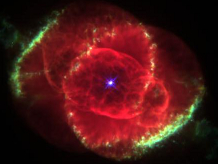
%> input picture sourcecode/shared/samples/ngc6543a.jpg, 218 x 164 px
$ octave --eval "result = align_bands_(imread('samples/ngc6543a.jpg'));"   (GNU Octave 9; MATLAB toolbox functions it lacks are replaced by stand-ins)
%> lines starting %> are read from the running program, lines starting %| are printed output that depends on the picture; in (x1, y1, x2, y2) boxes, pixels count from 0 and x2, y2 are one past the last pixel; in counts of white or black regions, pixels touching at a corner belong together; the program's own positions count from 1
%
% Function:
%   I_aligned = align_bands(I, max_shift, window_size, crop_orig)
%
% Align all the band images of a hyperspectral image if there are misalignments. This function was originally developed
% for images taken by Fluxdata 3CCD 7Channel Cameras. These cameras can take hyperspectral images of 7 bands. Among these
% bands, there is certain random misalignment which may be resulted from CCD alignment error during manufacturing.
%
% Input:
%   I:           an input hyperspectral image.
%   max_shift:   maximal shift in pixel in both directions. Default to 20
%   window_size: the size of the neighborhood used to compute the focus value of every pixel. If window_size = 0, a
%                single focus measure is computed for the whole image. Default to 3.
%   crop_orig:   Whether to crop output image to cut off misalignment edges. Default to 1 meaning: yes
% Output:
%   I_aligned:   a new hyperspectral image whose pixels in different band are aligned. If crop_orig == 1, depend on the
%                misalignment size, I_aligned will be cropped to smaller than original dimension in height and width
%
% This computer code is subject to copyright: (c) National ICT Australia Limited (NICTA) 2014 All Rights Reserved.
% Author: Cong Phuoc Huynh and Ran Wei

function I_aligned = align_bands_(I, max_shift, window_size, crop_orig)

    if ~exist('max_shift', 'var')
        max_shift = 20;
    end

    if ~exist('window_size', 'var')
        window_size = 3;
    end

    if ~exist('crop_orig', 'var')
        crop_orig = 1;
    end

    [height, width, band] = size(I);
%> height = 164; width = 218; band = 3

    fm = zeros(band, 1);

    %   use the central part of the image as mask
    mask_rows = [round(3/8*height):round(5/8*height)]'; % rows of the mask
%> mask_rows = 42 values from 62 to 103
    mask_cols = [round(3/8*width) :round(5/8*width)]';  % cols of the mask
%> mask_cols = 55 values from 82 to 136

    n_mask_rows = numel(mask_rows);
%> n_mask_rows = 42
    n_mask_cols = numel(mask_cols);
%> n_mask_cols = 55
    grad_mask   = zeros(n_mask_rows, n_mask_cols, band);

    for b = 1:band
        band_img = I(:, :, b);

        % Energy of laplacian (Subbarao92a)
        f_img = imfilter(band_img, fspecial('laplacian'), 'replicate', 'conv');
        if window_size == 0
            f_img = mean2(f_img.^2);
        else
            f_img = imfilter(f_img.^2, fspecial('average', [window_size window_size]), 'replicate');
        end

        fm(b) = mean(f_img(:));

        % compute the gradient mask
        [dx, dy] = gradient(band_img(mask_rows, mask_cols));
        grad_mag = dx.^2 + dy.^2;

        % retain the larger gradients
        grad_mask(:, :, b) = logical(grad_mag > median(grad_mag(:)));
    end
%> this loop made 3 passes
%> pass 1, in align_bands_, `band_img = I(:, :, b);`:
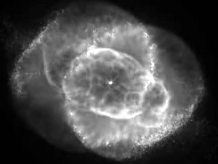
%> band_img: size 164x218 uint8; min 0, max 255, mean 75.3
%> pass 1, in align_bands_, `f_img = imfilter(band_img, fspecial('laplacian'), 'replicate', 'conv');`:
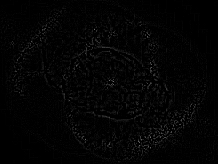
%> f_img: size 164x218 uint8; min 0, max 108, mean 3.7
%> pass 1, in align_bands_, `f_img = imfilter(f_img.^2, fspecial('average', [window_size window_siz..`:
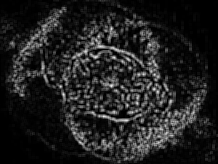
%> f_img: size 164x218 uint8; min 0, max 237, mean 32
%> after the loop:
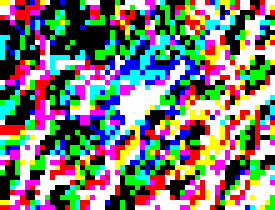
%> grad_mask: size 42x55x3 double (shown 5 times larger); mean R, G, B 0.488, 0.492, 0.463
%> after the loop, fm = [31.98; 26.59; 27.71]

    % Select the band with the highest contrast as the reference band.
    [~, ref_band_idx] = max(fm);
%> ref_band_idx = 1
    ref_grad_mask = grad_mask(:, :, ref_band_idx);
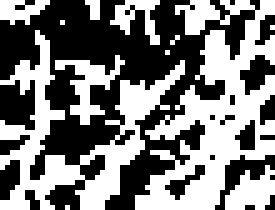
%> ref_grad_mask: size 42x55 double (shown 5 times larger); values 0 (black) and 1 (white), 48.8% white; 12 white regions (6 under 20 px), largest, box (x1, y1, x2, y2) and area: (27, 0, 55, 42) 526, (0, 6, 37, 42) 390, (11, 11, 25, 25) 69, (45, 33, 55, 42) 56, (22, 0, 32, 9) 40, (0, 0, 10, 5) 31

    % Initialise the aligned image
    I_aligned = zeros(height, width, band);
    I_aligned(:, :, ref_band_idx) = I(:, :, ref_band_idx);
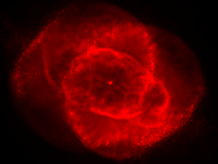
%> I_aligned: size 164x218x3 double; mean R, G, B 75.3, 0, 0

    % The row and column indices to be searched for
    search_rows = n_mask_rows + [-max_shift:max_shift]';
%> search_rows = 41 values from 22 to 62
    search_cols = n_mask_cols + [-max_shift:max_shift]';
%> search_cols = 41 values from 35 to 75

    max_offset_x = 0;
    max_offset_y = 0;
    for b = 1:band
        if (b == ref_band_idx)
            continue;
        end

        % Find the pixel shift distance by cross correlation
        [cc] = normxcorr2(ref_grad_mask, grad_mask(:, :, b));

        % Concentrate the search in the region in the middle of the correlation map assuming that the bands are only
        % shifted by a small number of pixels wrt each other.
        cc_search_region     = cc(search_rows, search_cols);
        [~, max_idx]         = max(abs(cc_search_region(:)));
        [peak_row, peak_col] = ind2sub(size(cc_search_region), max_idx(1));

        % The shift (in the y and x directions) of pixels in the current band image (at band b) relative to the
        % reference band.
        offset_y = peak_row - (max_shift + 1);
        offset_x = peak_col - (max_shift + 1);

        % Translating the current band in the opposite direction of (offset_y, offset_x) so that it matches the
        % reference band
        x_start = 1 + max(0, -offset_x);
        x_end   = width + min(0, -offset_x);
        y_start = 1 + max(0, -offset_y);
        y_end   = height + min(0, -offset_y);

        if offset_x > max_offset_x
            max_offset_x = offset_x;
        end

        if offset_y > max_offset_y
            max_offset_y = offset_y;
        end
        % Translate the current band image by (-offset_x, -offset_y) and crop out the irrelevant section
        I_aligned(y_start:y_end, x_start:x_end, b) = I([y_start:y_end] + offset_y, [x_start:x_end] + offset_x, b);
    end
%> this loop made 3 passes
%> (max_idx, peak_row, peak_col, offset_y, offset_x, x_start, x_end, y_start) on passes 2 to 3: (841, 21, 21, 0, 0, 1, 218, 1), (841, 21, 21, 0, 0, 1, 218, 1)
%> pass 3, in align_bands_, `cc_search_region     = cc(search_rows, search_cols);`:
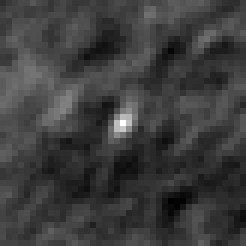
%> cc_search_region: size 41x41 double (shown 6 times larger); min -0.114, max 0.372, mean 0.00342; drawn with min black and max white
%> after the loop, max_offset_x = 0; max_offset_y = 0

    if crop_orig == 1 && (max_offset_x ~= 0 || max_offset_y ~= 0)
        I_aligned = I_aligned(max_offset_y+1:height-max_offset_y, max_offset_x+1:width-max_offset_x, :);
    end

%   end of function align_bands
end
